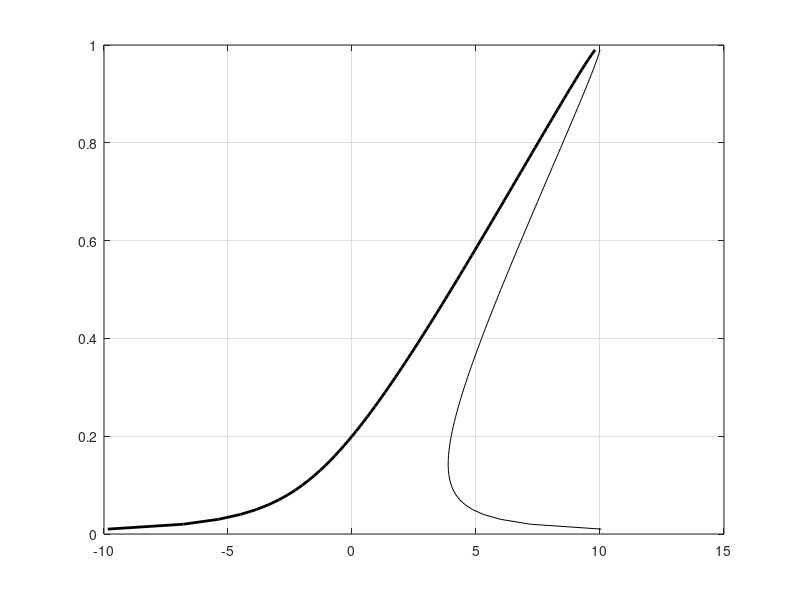

This chart was generated by the following MATLAB code:
function burgers_exact
% Plot the exact solution of Burgers' equation
% u_t + u*u_x = 0, u(x,0)=f(x)

u = 0.01:0.01:0.999;

xp = @(u,t) u.*t + sqrt((1 - u)./u) ;
xm = @(u,t) u.*t - sqrt((1 - u)./u) ;

plot(xp(u,0),u,'-b',xm(u,0),u,'-b','LineWidth',2), grid on
xlabel 'x', ylabel 'u'
title ' Solution of u_{t} + uu_{x} = 0'

for t = 0:1:10
plot(xp(u,t),u,'-k',xm(u,t),u,'-k','LineWidth',2), grid on
pause(0.2);
end
